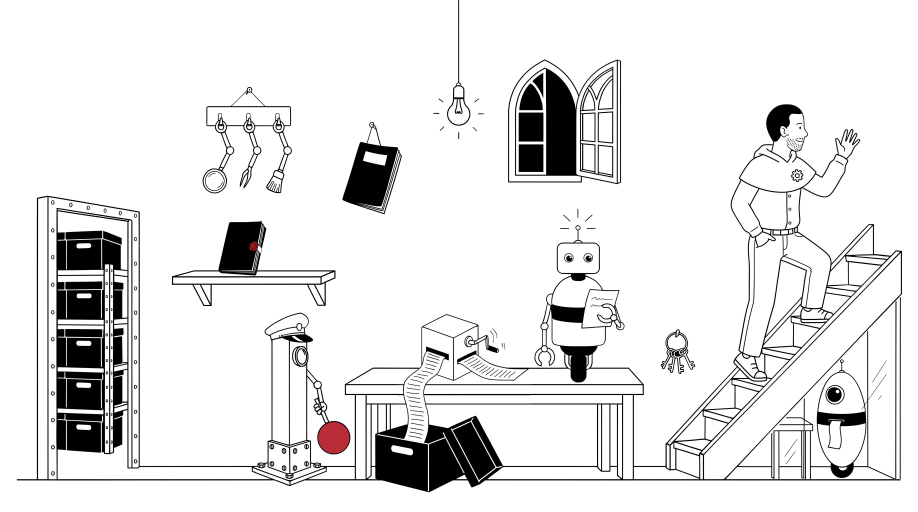
#> input picture slides/studies/anim-07-stream-7b1-plate.png, 2752 x 1536 px (shown at 1/3 size)
$ python -i flying_sheets.py   (imports and definitions only)
#> lines starting #> are read from the running program, lines starting #| are printed output that depends on the picture; after the words box and inside, x2 and y2 are one past the last pixel; in counts of white or black regions, pixels touching at a corner belong together
#> further down, picture is the input picture: PIL image 2752x1536 RGB; mean R, G, B 229.7, 229.5, 229.5
#!/usr/bin/env python3
"""Make the moving pictures of 7b.1, 7c.1 and 7c.2: what the worker reads, in flight.

Run with:

    uv run python tools/flying_sheets.py            # all three
    uv run python tools/flying_sheets.py 7c.2       # one of them
    uv run python tools/flying_sheets.py --ms 90    # a slower flight

Like tools/goodbye_wave.py, it turns drawings into frames and draws nothing by hand but the
speed lines. Each scene has a plate, its picture with the flying things taken off, and a
sprite, one of them cut out, both in slides/studies/ (anim-05 to anim-07; slides/image-prompts.md,
image 33, says how they were made). The sprite is set back along a smooth path through the
places where the drawing had its sheets, turned and sized as they were there, with a few
speed lines behind it. In each frame every sprite moves an eighth of the way to the next place,
so eight frames loop without a seam: a sprite fades in where the stream starts and fades out
where it ends, as the next one takes its place.

- 7b.1: the stream leaves the worker's antenna, passes in front of the open casement and goes
  out into the dark, each sheet smaller than the last. The deck shows the GIF; the paper keeps
  the drawing, slides/beats/beat-07b-isolation-1.jpg.
- 7c.1: the Book of Secrets rises out of the lit basement window, tumbles over the yard and
  lands upright in the warehouse's cabinet, behind the edge of its door, where the plate keeps
  one standing (since 2026-10-28, the author's request; black sheets flew there before).
- 7c.2: the white folders rise out of the office's lit window and land on the warehouse's top
  shelf.

For 7c.1 and 7c.2 one frame is also saved as the still the paper shows, one where a sprite is
just leaving the window, so the still's trail starts at the window too. Every pixel brighter than 245 in all three channels is set to pure
white, as the image sheet asks, and the frames share one palette, so nothing flickers.
"""
from __future__ import annotations

import argparse
import math
from dataclasses import dataclass, field
from pathlib import Path

from PIL import Image, ImageChops, ImageDraw

REPO = Path(__file__).resolve().parent.parent
STUDIES = REPO / "slides" / "studies"
BEATS = REPO / "slides" / "beats"
DRAWING_FORMATS = ("PNG", "JPEG")   # what the drawings are; Pillow would otherwise read any format

# Everything below is in pixels of the 2752 x 1536 drawings.


@dataclass
class Scene:
    plate: str                  # the picture without the flying things
    sprite: str                 # one of them, cut out with its own alpha
    sprite_turn: float          # how far the sprite is turned in the drawing it was cut from
    start: tuple                # where the stream comes from
    places: list                # (x, y, turn, size) where the drawing had its sheets, in order
    end: tuple | None           # (x, y, turn, size) where a sprite disappears, or None: it lands
                                # on the last place, which the plate keeps drawn
    start_size: float = 0.25    # the sprite's size where it appears, against the sprite
    fade_in: float = 0.5        # how far, in steps, a sprite takes to appear
    trail: tuple = (3, 4.0, 15.0, 0.30, 0.68)   # strokes, width, spacing, from and to (in steps back)
    occluder: list = field(default_factory=list)   # a polygon the sprites pass behind
    target: str = ""            # the GIF, without its extension
    still: int | None = None    # the frame also saved as the picture's JPEG: one with a sprite
                                # just leaving the window, so the still shows where they come from


SCENES = {
    "7b.1": Scene(
        plate="anim-07-stream-7b1-plate.png", sprite="anim-07-stream-7b1-sprite.png", sprite_turn=0.0,
        start=(1733.0, 668.0),
        places=[(1857.3, 615.6, -96, 1.55), (1966.2, 561.3, -70, 1.29), (1999.0, 466.7, 0, 1.0),
                (1951.4, 385.8, 34, 0.80), (1943.2, 327.2, 60, 0.67), (1800.0, 352.0, 70, 0.6),
                (1685.6, 401.3, 90, 0.52), (1702.5, 354.2, 110, 0.36)],
        end=(1712.0, 318.0, 130, 0.05), start_size=0.3,
        trail=(2, 3.0, 9.0, 0.32, 0.58),
        # The sheets pass in front of the open casement, which is swung into the room, and on
        # into the dark (the author's request, 2026-10-20: behind it they looked odd).
        target="beat-07b-isolation-1"),
    "7c.1": Scene(
        # The book is cut from 1.1, where it leans 14 degrees, so it stands upright where it lands.
        plate="anim-05-book-7c1-plate.png", sprite="anim-05-book-7c1-sprite.png", sprite_turn=-14.6,
        start=(441.0, 1280.0),       # inside the open basement window's lit arch, below its bulb
        places=[(506.0, 1154.0, -138.6, 1), (564.0, 1000.6, -133.0, 1), (646.9, 794.0, -133.1, 1),
                (733.1, 622.0, -127.6, 1), (824.2, 481.3, -122.6, 1), (927.0, 362.3, -111.7, 1),
                (1102.7, 242.4, -96.4, 1), (1253.7, 201.4, -73.8, 1), (1394.3, 210.7, -56.6, 1),
                (1524.9, 259.9, -45.9, 1), (1626.7, 324.5, -32.9, 1), (1716.6, 406.8, -25.3, 1),
                (1803.6, 513.4, -13.0, 1), (1877.4, 633.3, -5.8, 1), (1937.9, 758.8, -1.9, 1),
                (1986.4, 888.6, -0.6, 0.85), (2011.5, 1006.3, -0.6, 0.7)],
        end=None, start_size=0.25, fade_in=0.15,
        trail=(3, 4.0, 15.0, 0.30, 0.68),
        occluder=[(2029, 944), (2160, 925), (2160, 1345), (2029, 1345)],   # the cabinet's right door
        target="beat-07c-data-1", still=3),
    "7c.2": Scene(
        plate="anim-06-folders-7c2-plate.png", sprite="anim-06-folders-7c2-sprite.png", sprite_turn=0.0,
        start=(1355.0, 1140.0),      # the office's lit window
        places=[(1447.8, 862.0, 60, 1.0), (1570.4, 707.2, 38, 1.0), (1745.4, 652.6, 0, 1.0),
                (1905.7, 742.8, -32, 0.92), (1994.7, 902.5, -42, 0.86)],
        end=(1998.0, 1006.0, 0, 0.32), start_size=0.3, fade_in=0.3,
        trail=(3, 3.0, 13.0, 0.30, 0.66),
        target="beat-07c-data-2", still=2),
}

FRAMES = 8
SS = 2   # the speed lines are drawn at this multiple of the size, then scaled down


def smooth(t: float) -> float:
    t = min(max(t, 0.0), 1.0)
    return t * t * (3 - 2 * t)


class Path_:
    """A Catmull-Rom curve through the start, the places and the end; u = -1 at the start,
    u = k at place k, and u = len(places) at the end (if there is one)."""

    # [81 lines left out: functions __init__, at, lerp, tangent, frame, not called in this run]


def whiten(img: Image.Image) -> Image.Image:
    """Every pixel brighter than 245 in all three channels becomes pure white, as the sheet asks."""
    r, g, b = img.split()
    bright = ImageChops.multiply(ImageChops.multiply(r.point(lambda v: 255 if v > 245 else 0),
                                                     g.point(lambda v: 255 if v > 245 else 0)),
                                 b.point(lambda v: 255 if v > 245 else 0))
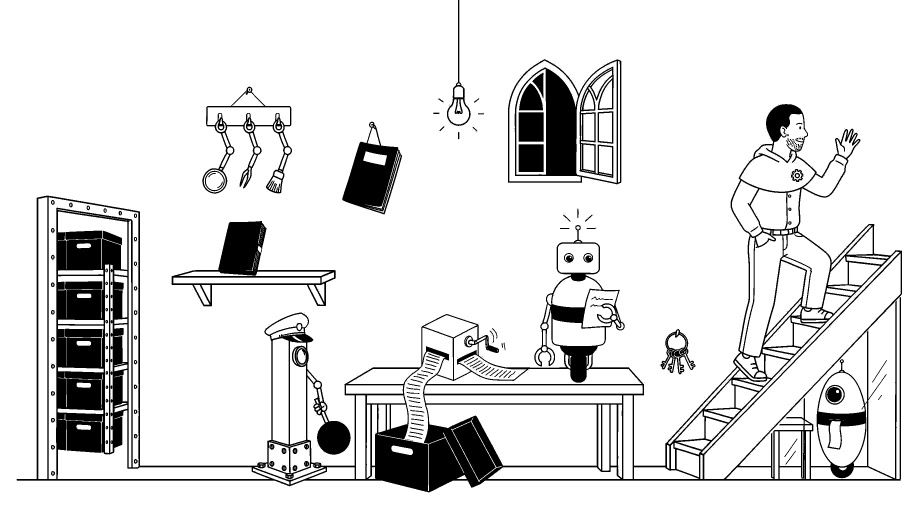
#> bright: PIL image 2752x1536 L (shown at 1/3 size); 88.2% white; 798 black regions (651 under 20 px), largest, box (x1, y1, x2, y2) and area: (50, 312, 2706, 1477) 334319, (1524, 178, 1864, 553) 35324, (514, 663, 1007, 919) 26794
    out = img.copy()
    out.paste((255, 255, 255), (0, 0), bright)
    return out


# [55 lines left out: functions palette_for, make, main, not called in this run]


# [2 lines not run here, left out]

>>> from PIL import Image
>>> picture = Image.open('../slides/studies/anim-07-stream-7b1-plate.png')
>>> result = whiten(picture)

$ run again, on slides/studies/anim-05-sheets-7c1-plate.png
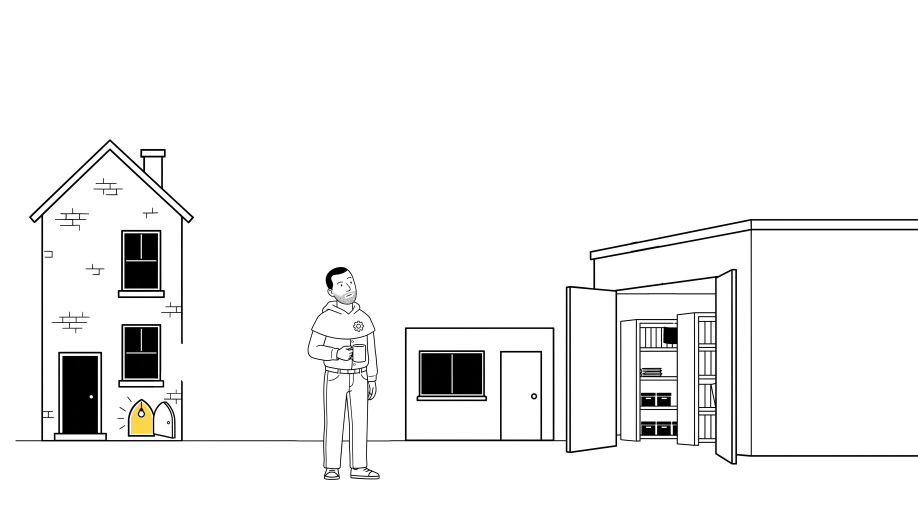
#> input picture slides/studies/anim-05-sheets-7c1-plate.png, 2752 x 1536 px (shown at 1/3 size)
#> picture is the input picture: PIL image 2752x1536 RGB; mean R, G, B 242.7, 242.7, 242.6
#> in whiten, `bright = ImageChops.multiply(ImageChops.multiply(r.point(lambda v: 255..`:
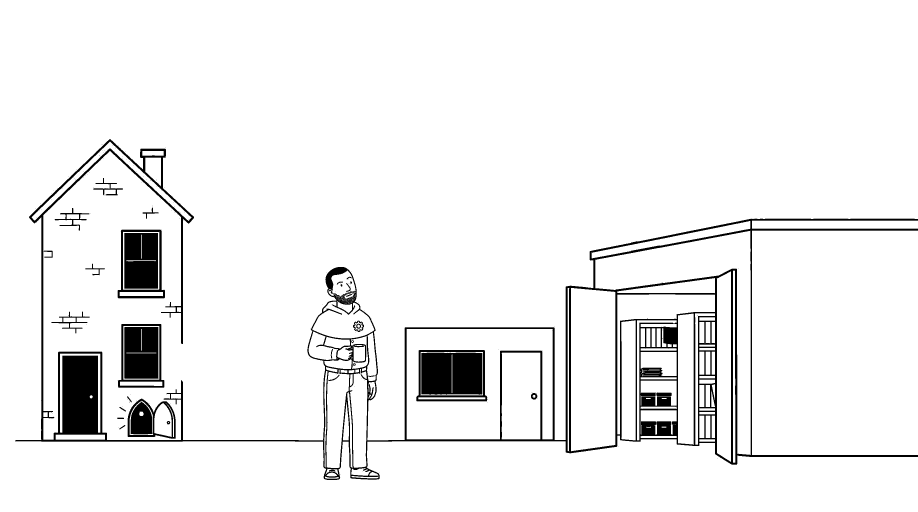
#> bright: PIL image 2752x1536 L (shown at 1/3 size); 94.2% white; 199 black regions (163 under 20 px), largest, box (x1, y1, x2, y2) and area: (46, 417, 2752, 1440) 160258, (1264, 1059, 1447, 1184) 22488, (373, 699, 474, 866) 16525

$ run again, on slides/studies/bw-01-priest-levels.jpg
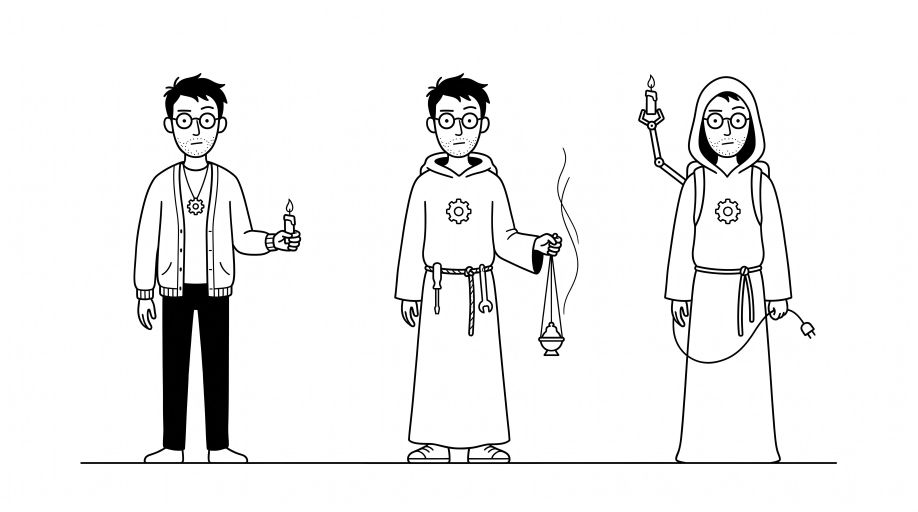
#> input picture slides/studies/bw-01-priest-levels.jpg, 2752 x 1536 px (shown at 1/3 size)
#> picture is the input picture: PIL image 2752x1536 RGB; mean R, G, B 239.5, 239.5, 239.5
#> in whiten, `bright = ImageChops.multiply(ImageChops.multiply(r.point(lambda v: 255..`:
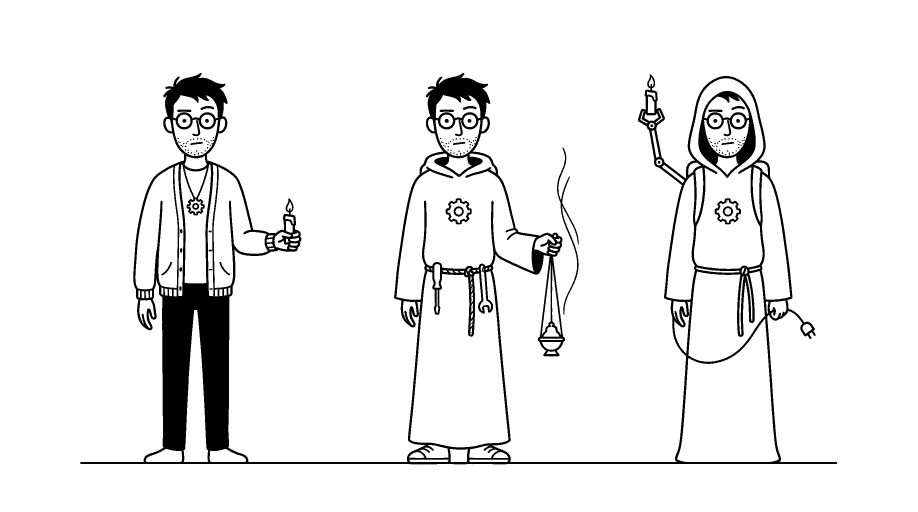
#> bright: PIL image 2752x1536 L (shown at 1/3 size); 93.3% white; 434 black regions (399 under 20 px), largest, box (x1, y1, x2, y2) and area: (241, 219, 2512, 1393) 256858, (2095, 273, 2267, 534) 13868, (1671, 443, 1736, 944) 3021

$ run again, on slides/studies/bw-02-cast-clean-line.jpg
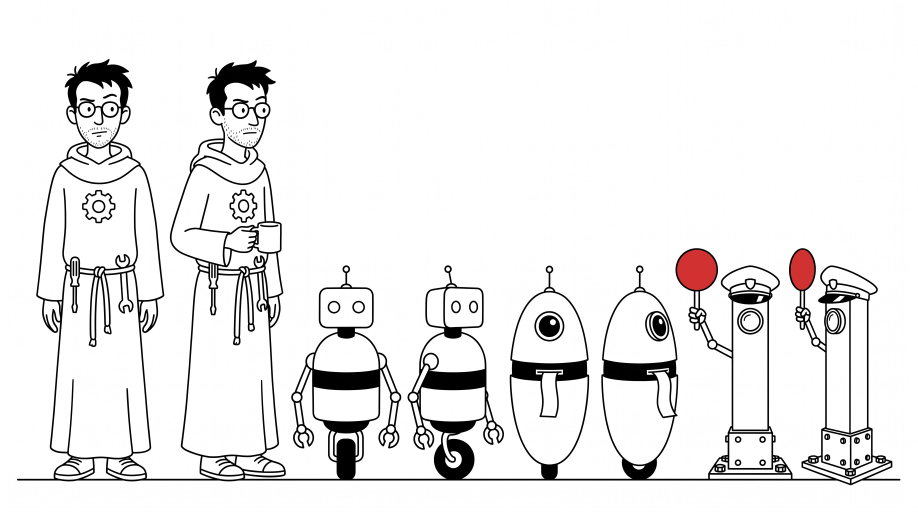
#> input picture slides/studies/bw-02-cast-clean-line.jpg, 2752 x 1536 px (shown at 1/3 size)
#> picture is the input picture: PIL image 2752x1536 RGB; mean R, G, B 236.1, 235.4, 235.3
#> in whiten, `bright = ImageChops.multiply(ImageChops.multiply(r.point(lambda v: 255..`:
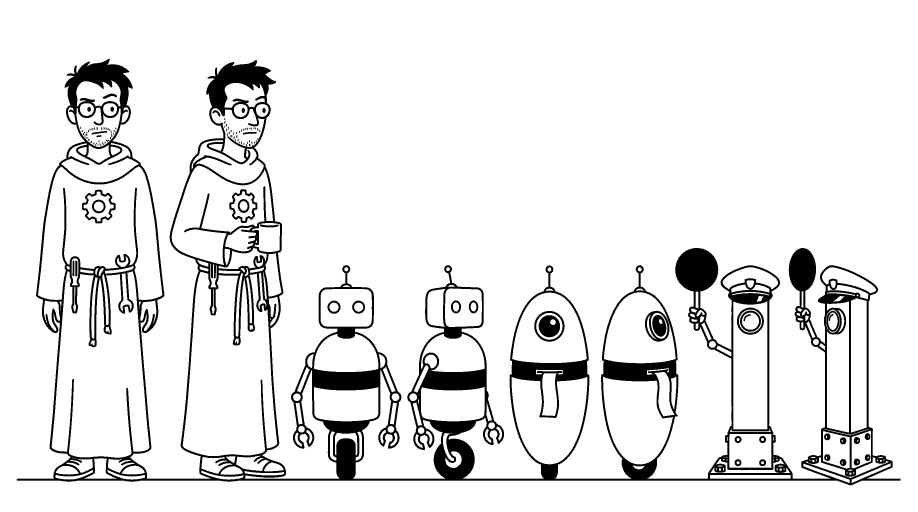
#> bright: PIL image 2752x1536 L (shown at 1/3 size); 91.2% white; 577 black regions (524 under 20 px), largest, box (x1, y1, x2, y2) and area: (50, 176, 2702, 1456) 348041, (1616, 946, 1680, 1012) 3133, (246, 569, 347, 670) 2159
